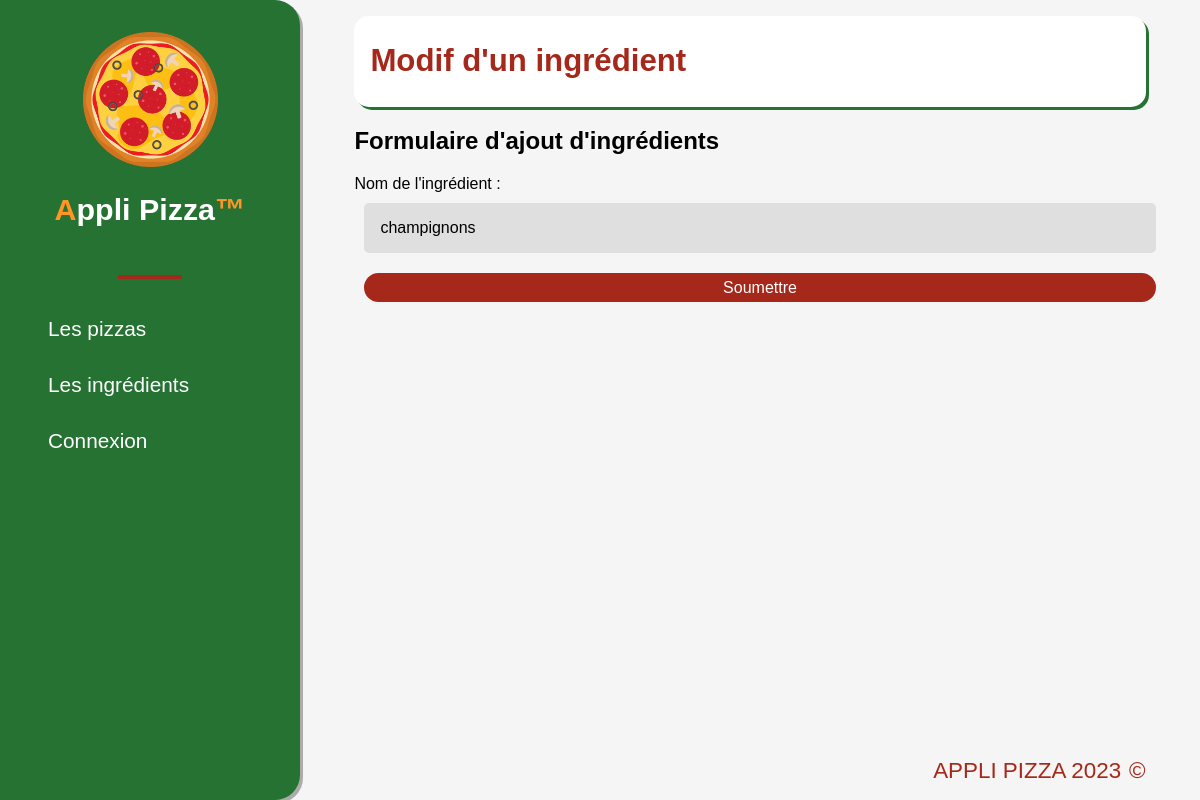
Page /ingredients/5/update/ on the earlier database version.
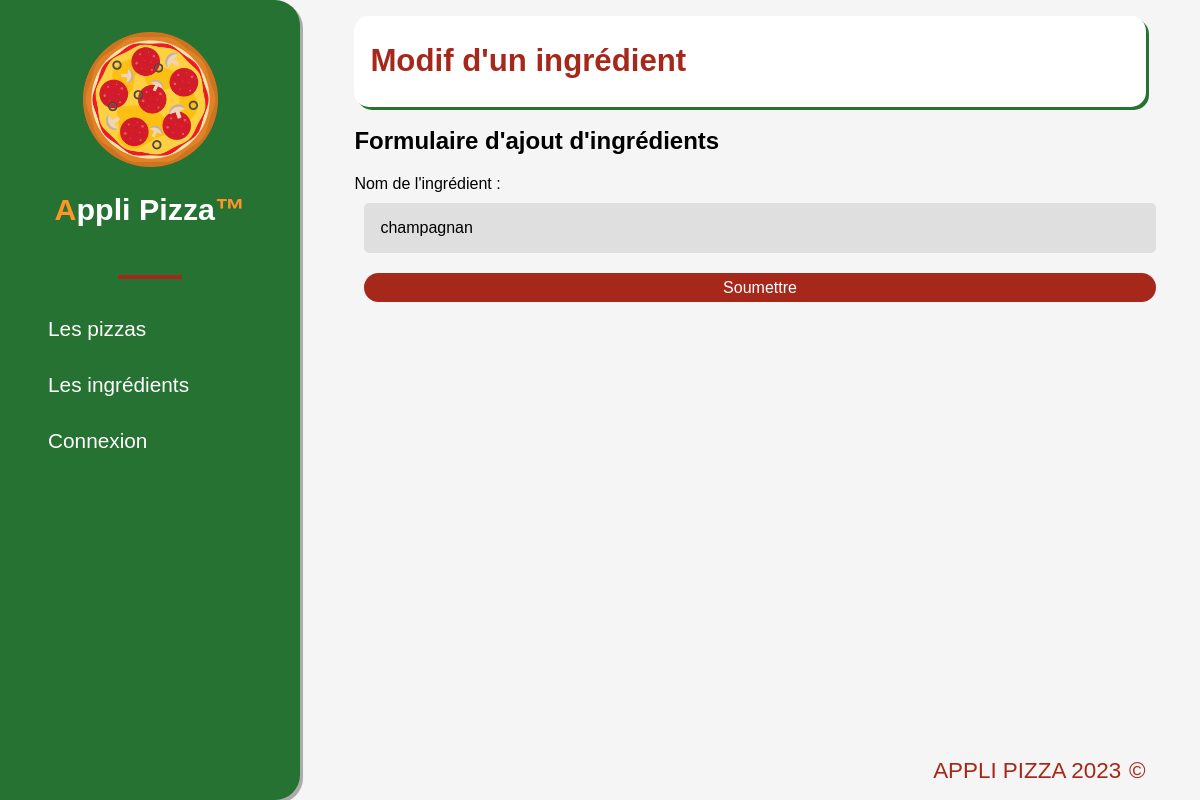
Same page on the later database version.
### applipizza/models.py (models this page shows, shortened)
class Ingredient(models.Model):
    idIngredient = models.AutoField(primary_key=True)
    nomIngredient = models.CharField(max_length=50, verbose_name="Nom de l'ingrédient")

### applipizza/views.py (the view)
# urls.py: path('ingredients/<int:ingredient_id>/update/', views.affichageModifierIngredient),
def affichageModifierIngredient(request, ingredient_id):
    ing = Ingredient.objects.get(idIngredient=ingredient_id)
    form = IngredientForm(instance=ing)
    return render(request, 'applipizza/formModificationIngredient.html', {'ingredient': ing, "form": form})

### applipizza/forms.py
class IngredientForm(ModelForm):
    class Meta:
        model = Ingredient
        fields = ['nomIngredient']

### applipizza/templates/applipizza/formModificationIngredient.html (shortened to what this page needs)
{% extends 'applipizza/base.html' %}
{% block title_page %}
    Modif d'un ingrédient
{% endblock %}
{% block content %}
    <h2>Formulaire d'ajout d'ingrédients</h2>
    <form action="/ingredients/{{ ingredient.idIngredient }}/updated/" method="POST">
        {{ form.as_div }}
        <input type="submit" value="Soumettre" class="link_to">
    </form>
{% endblock %}

Differences in the rows shown:
changed Ingredient: nomIngredient "champignons" → "champagnan"
